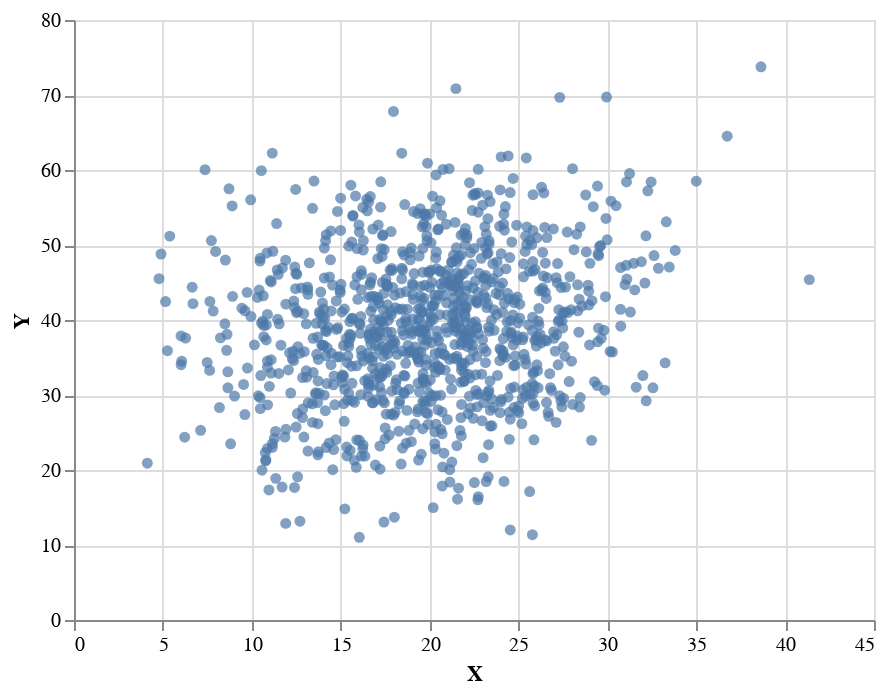

The notebook cell saved with this chart:
### Code cell
display(orig_df.sample(fraction=float(1000 / num_data)).toPandas())

### Figure 1 — Vega-Lite specification as saved in the notebook (floating-point values rounded to 4 significant figures; data arrays with more than 128 entries replaced by an {"elided": "..."} marker saying what was removed)
{"config": {"view": {"continuousWidth": 400, "continuousHeight": 300}}, "data": {"name": "data-45ddfc7161b3b2ea7d433d98ecd8d222"}, "mark": "circle", "encoding": {"x": {"type": "quantitative", "field": "X"}, "y": {"type": "quantitative", "field": "Y"}}, "$schema": "https://vega.github.io/schema/vega-lite/v4.8.1.json", "datasets": {"data-45ddfc7161b3b2ea7d433d98ecd8d222": {"elided": "1010 records"}}}
